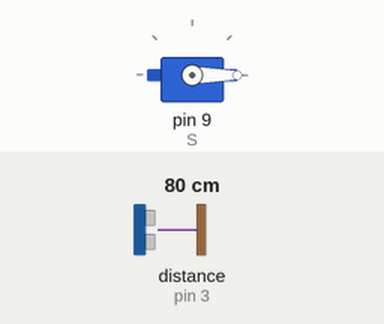
Recording of a sketch running on a simulated Arduino Uno, built with avr-gcc and run on an emulated ATmega328P. Parts: servo. Inputs (shaded band) come from the test bench; at power-on: distance to the obstacle (sensor on pin 3) 80 cm. The echo pulse lasts 58.3 µs per cm; what the sketch prints to the serial monitor is not drawn.

Above: at 0.05 s.
At 1.05 s:
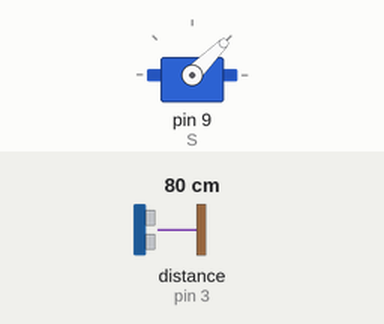
At 1.85 s:
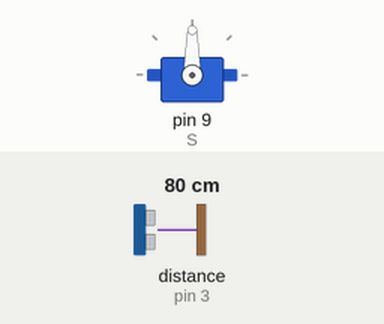
At 3.65 s:
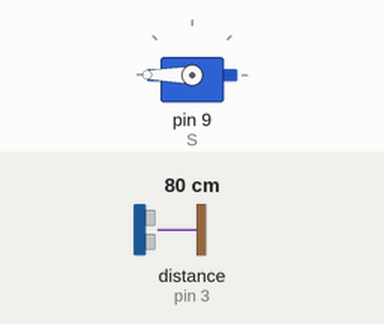
Timing chart, 0 to 8.5 s (numbered marks = the images above):
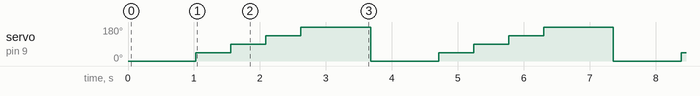

Measured:
- by itself, servo on pin 9 (S): repeats every 3.7 s: 90° 0.53 s, 135° 0.53 s, 180° 1.1 s, 0° 1.0 s, 45° 0.53 s

The sketch:

arduino_sketch.ino
```cpp
/*
* This is the accompanying arduino sketch to the PySonar python program.
* You will require an arduino board, an ultrasonic sensor (which I will hence forth refer to as the 'sonar'), a servo motor and a USB cable.
* The sonar must be connected so that the trigger pin is given to 2, the echo pin to 3.
* The servo must be given to pin 9.
*/


#include<NewPing.h>  // Include libraries.....
#include<Servo.h>
int distance = 0;   // Declare integers distance and rotation
int rotation = 0;
NewPing sonar(2,3,100);   // Trigger pin = 2, Echo pin = 3, max distance = 200. Make sure the sonar is connected like this.

Servo S;
void setup() {
  S.attach(9);      // Connect the servo to pin 9
  Serial.begin(115200);   // Initialize the serial communication.

}

void loop() {
  S.write(0);   // Start.
  delay(1000);
  distance = sonar.ping_cm();  // Get the distance
  send_stuff(distance,1);      // Send it to the computer along with the sector, which is 1
  delay(25);                   //Same thing over and over again....
  S.write(45);
  delay(500);
  distance = sonar.ping_cm();
  send_stuff(distance,2);
  delay(25);
  S.write(45*2);
  delay(500);
  distance = sonar.ping_cm();
  send_stuff(distance,3);
  delay(25);
  S.write(45*3);
  delay(500);
  distance = sonar.ping_cm();
  send_stuff(distance,4);
  delay(25);
  S.write(45*4);
  delay(500);
 S.write(45*4);
  distance = sonar.ping_cm();
  send_stuff(distance,5);
  delay(500);
  delay(25);
  delay(25);

}

void send_stuff(int ping_length,int sector){   // This sends it to the computer via serial, and makes sure the entire message data is 5 characters long. Why? Refer to PySonar.py, line 59

  Serial.write("*");                   // Start with a *
  if(ping_length>99){
    Serial.print(ping_length);
  } else {
    if(ping_length>9){
    Serial.print("0");
    Serial.print(ping_length);
    } else {
      Serial.print("00");
      Serial.print(ping_length);
    }
  }
  Serial.write("|");
  Serial.print(sector);
  Serial.write("*");    // End also with a *


}
```
